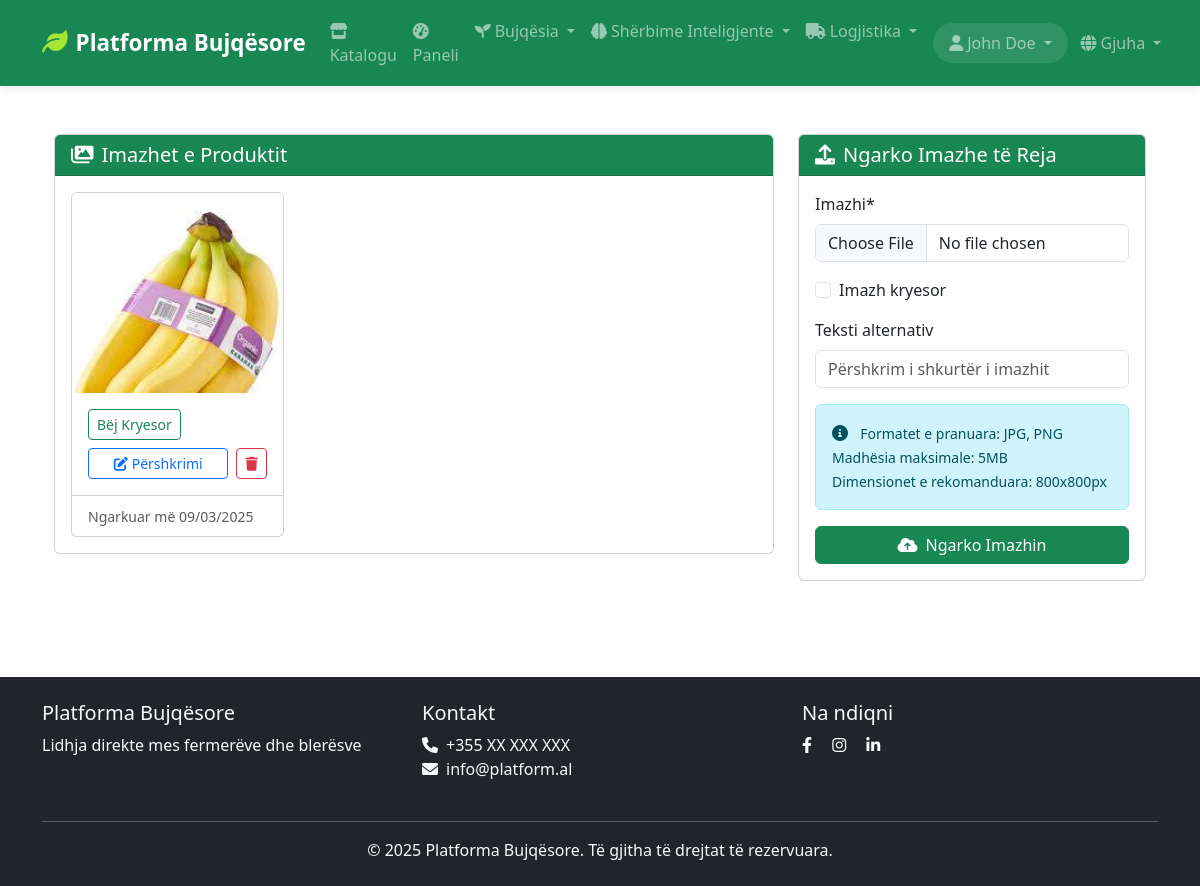
The app's page /sq/product/organic-bananas/imazhet/ (signed in) with its own data.
### product/models.py (models this page shows, shortened)
class ProductImage(models.Model):
    product = models.ForeignKey(
        Product,
        verbose_name=_('Produkti'),
        on_delete=models.CASCADE,
        related_name='images'
    )
    image = models.ImageField(_('Imazhi'), upload_to='products/')
    is_primary = models.BooleanField(_('Imazh kryesor'), default=False)
    alt_text = models.CharField(
        _('Teksti alternativ'),
        max_length=200,
        blank=True
    )
    alt_text_en = models.CharField(_('Alternative Text'), max_length=200, blank=True, null=True)
    alt_text_sq = models.CharField(_('Teksti alternativ'), max_length=200, blank=True, null=True)
    created_at = models.DateTimeField(_('Krijuar më'), auto_now_add=True)
    class Meta:
        verbose_name = _('Imazh i Produktit')
        verbose_name_plural = _('Imazhet e Produkteve')
        ordering = ['-is_primary', 'created_at']

### product/views.py (the view)
# urls.py: path('<slug:slug>/imazhet/', views.manage_product_images, name='manage_images'),
@login_required
def manage_product_images(request, slug):
    product = get_object_or_404(Product, slug=slug)
    if request.user.farmer_profile != product.farmer:
        messages.error(request, 'Nuk keni të drejtë të menaxhoni këtë produkt.')
        return redirect('product:detail', slug=slug)
    if request.method == 'POST':
        form = ProductImageForm(request.POST, request.FILES)
        if form.is_valid():
            image = form.save(commit=False)
            image.product = product
            image.save()
            messages.success(request, 'Imazhi u ngarkua me sukses!')
            return redirect('product:manage_images', slug=slug)
    else:
        form = ProductImageForm()
    return render(request, 'product/manage_images.html', {
        'product': product,
        'form': form
    })

### product/forms.py (shortened to what this page needs)
class ProductImageForm(forms.ModelForm):
    class Meta:
        model = ProductImage
        fields = ['image', 'is_primary', 'alt_text']
        widgets = {
            'alt_text': forms.TextInput(
                attrs={'placeholder': 'Përshkrim i shkurtër i imazhit'}
            )
        }
    def __init__(self, *args, **kwargs):
        super().__init__(*args, **kwargs)
        self.fields['image'].widget.attrs.update({'class': 'form-control'})
        self.fields['alt_text'].widget.attrs.update({'class': 'form-control'})

### core/context_processors.py (called while the page is built)
def site_context(request):
    context = {
        'site_name': 'Platforma Bujqësore',
        'site_description': 'Platforma moderne për fermerët dhe blerësit',
        'current_site': Site.objects.get_current() if hasattr(Site, 'objects') else None,
    }
    if hasattr(request, 'user') and request.user.is_authenticated:
        try:
            from marketplace.models import Cart
            cart = Cart.objects.filter(user=request.user).first()
            context['cart_item_count'] = cart.item_count if cart else 0
        except:
            context['cart_item_count'] = 0
    else:
        context['cart_item_count'] = 0
    return context

### marketplace/models.py (called while the page is built)
    @property
    def item_count(self):
        return self.items.count()

### templates/product/manage_images.html (shortened to what this page needs)
{% extends 'base.html' %}
{% load static %}
{% load crispy_forms_tags %}
{% block content %}
<div class="container py-4">
    <div class="row">
        <div class="col-lg-8">
            <div class="card mb-4">
                <div class="card-header bg-success text-white">
                    <h5 class="mb-0">
                        <i class="fas fa-images me-2"></i>Imazhet e Produktit
                    </h5>
                </div>
                <div class="card-body">
                    {% if product.images.exists %}
                        <div class="row g-4">
                            {% for image in product.images.all %}
                                <div class="col-md-4">
                                    <div class="card h-100">
                                        <img src="{{ image.image.url }}"
                                             class="card-img-top"
                                             alt="{{ image.alt_text }}"
                                             style="height: 200px; object-fit: cover;">
                                        <div class="card-body">
                                            <div class="d-flex justify-content-between align-items-start mb-2">
                                                {% if image.is_primary %}
                                                    <span class="badge bg-success">
                                                        <i class="fas fa-check-circle me-1"></i>Imazh Kryesor
                                                    </span>
                                                {% else %}
                                                    <button class="btn btn-sm btn-outline-success make-primary"
                                                            data-image-id="{{ image.id }}"
                                                            data-product-id="{{ product.id }}">
                                                        Bëj Kryesor
                                                    </button>
                                                {% endif %}
                                            </div>
                                            <div class="d-flex gap-2">
                                                <button class="btn btn-sm btn-outline-primary edit-alt-text flex-grow-1"
                                                        data-image-id="{{ image.id }}"
                                                        data-alt-text="{{ image.alt_text|default:'' }}">
                                                    <i class="fas fa-edit me-1"></i>Përshkrimi
                                                </button>
                                                <a href="{% url 'product:delete_image' image.id %}"
                                                   class="btn btn-sm btn-outline-danger"
                                                   onclick="return confirm('A jeni i sigurt që dëshironi të fshini këtë imazh?')">
                                                    <i class="fas fa-trash"></i>
                                                </a>
                                            </div>
                                        </div>
                                        <div class="card-footer bg-transparent">
                                            <small class="text-muted">
                                                Ngarkuar më {{ image.created_at|date:"d/m/Y" }}
                                            </small>
                                        </div>
                                    </div>
                                </div>
                            {% endfor %}
                        </div>
                    {% else %}
                        <div class="text-center py-4">
                            <i class="fas fa-images fa-3x text-muted mb-3"></i>
                            <p class="text-muted mb-0">Nuk ka imazhe për këtë produkt.</p>
                        </div>
                    {% endif %}
                </div>
            </div>
        </div>
        <div class="col-lg-4">
            <div class="card sticky-top" style="top: 1rem;">
                <div class="card-header bg-success text-white">
                    <h5 class="mb-0">
                        <i class="fas fa-upload me-2"></i>Ngarko Imazhe të Reja
                    </h5>
                </div>
                <div class="card-body">
                    <form method="post" enctype="multipart/form-data" class="upload-form">
                        {{ form|crispy }}
                        <div class="alert alert-info" role="alert">
                            <i class="fas fa-info-circle me-2"></i>
                            <small>
                                Formatet e pranuara: JPG, PNG<br>
                                Madhësia maksimale: 5MB<br>
                                Dimensionet e rekomanduara: 800x800px
                            </small>
                        </div>
                        <div class="d-grid">
                            <button type="submit" class="btn btn-success">
                                <i class="fas fa-cloud-upload-alt me-2"></i>Ngarko Imazhin
                            </button>
                        </div>
                    </form>
                </div>
            </div>
        </div>
    </div>
</div>
{% endblock %}

### templates/base.html (shortened to what this page needs)
<!DOCTYPE html>
<html lang="sq">
<head>
    {% load i18n %}
    <link href="https://cdn.jsdelivr.net/npm/bootstrap@5.3.0/dist/css/bootstrap.min.css" rel="stylesheet">
    <link href="https://cdnjs.cloudflare.com/ajax/libs/font-awesome/6.0.0/css/all.min.css" rel="stylesheet">
    {% load static %}
    <link href="{% static 'css/style.css' %}" rel="stylesheet">
</head>
<body>
    <nav class="navbar navbar-expand-lg navbar-dark bg-success">
        <div class="container">
            <a class="navbar-brand" href="{% url 'home' %}">
                <i class="fas fa-leaf me-2"></i>{% trans "Platforma Bujqësore" %}
            </a>
            <div class="collapse navbar-collapse" id="navbarNav">
                <ul class="navbar-nav me-auto">
                    <li class="nav-item">
                        <a class="nav-link" href="{% url 'product:list' %}">
                            <i class="fas fa-store me-1"></i>{% trans "Katalogu" %}
                        </a>
                    </li>
                    {% if user.is_authenticated %}
                        {% if user.farmer_profile %}
                            <li class="nav-item">
                                <a class="nav-link" href="{% url 'farmer:dashboard' %}">
                                    <i class="fas fa-tachometer-alt me-1"></i>{% trans "Paneli" %}
                                </a>
                            </li>
                            <li class="nav-item dropdown">
                                <a class="nav-link dropdown-toggle" href="#" id="farmerDropdown" role="button" data-bs-toggle="dropdown">
                                    <i class="fas fa-seedling me-1"></i>{% trans "Bujqësia" %}
                                </a>
                            </li>
                            <li class="nav-item dropdown">
                                <a class="nav-link dropdown-toggle" href="#" id="smartServicesDropdown" role="button" data-bs-toggle="dropdown">
                                    <i class="fas fa-brain me-1"></i>{% trans "Shërbime Inteligjente" %}
                                </a>
                            </li>
                        {% endif %}
                        <li class="nav-item dropdown">
                            <a class="nav-link dropdown-toggle" href="#" id="logisticsDropdown" role="button" data-bs-toggle="dropdown">
                                <i class="fas fa-truck me-1"></i>{% trans "Logjistika" %}
                            </a>
                        </li>
                    {% endif %}
                </ul>
                <ul class="navbar-nav">
                    {% if user.is_authenticated %}
                        <li class="nav-item dropdown">
                            <a class="nav-link dropdown-toggle" href="#" id="userDropdown" role="button" data-bs-toggle="dropdown">
                                <i class="fas fa-user me-1"></i>{{ user.get_full_name|default:user.username }}
                            </a>
                        </li>
                        <li class="nav-item dropdown">
                            <a class="nav-link dropdown-toggle" href="#" id="languageDropdown" role="button" data-bs-toggle="dropdown">
                                <i class="fas fa-globe me-1"></i>{% trans "Gjuha" %}
                            </a>
                        </li>
                    {% endif %}
                </ul>
            </div>
        </div>
    </nav>
    <main class="container py-4">
        {% block content %}
        {% endblock %}
    </main>
    <footer class="bg-dark text-light py-4 mt-5">
        <div class="container">
            <div class="row">
                <div class="col-md-4">
                    <h5>{% trans "Platforma Bujqësore" %}</h5>
                    <p>{% trans "Lidhja direkte mes fermerëve dhe blerësve" %}</p>
                </div>
                <div class="col-md-4">
                    <h5>{% trans "Kontakt" %}</h5>
                    <ul class="list-unstyled">
                        <li><i class="fas fa-phone me-2"></i>+355 XX XXX XXX</li>
                        <li><i class="fas fa-envelope me-2"></i>info@platform.al</li>
                    </ul>
                </div>
                <div class="col-md-4">
                    <h5>{% trans "Na ndiqni" %}</h5>
                    <div class="social-links">
                        <a href="#" class="text-light me-3"><i class="fab fa-facebook-f"></i></a>
                        <a href="#" class="text-light me-3"><i class="fab fa-instagram"></i></a>
                        <a href="#" class="text-light"><i class="fab fa-linkedin-in"></i></a>
                    </div>
                </div>
            </div>
            <hr class="mt-4">
            <div class="text-center">
                <p class="mb-0">&copy; {% now "Y" %} {% trans "Platforma Bujqësore" %}. {% trans "Të gjitha të drejtat të rezervuara." %}</p>
            </div>
        </div>
    </footer>
</body>
</html>

### static/css/style.css (style rules this page uses)
:root { --primary-color: #198754; --secondary-color: #6c757d; --light-bg: #f8f9fa; }
body { min-height: 100vh; display: flex; flex-direction: column; }
main { flex: 1; }
.navbar-brand i { color: #a3e635; }
footer { background-color: #343a40; }
.social-links a { transition: color 0.2s; }
.navbar { box-shadow: 0 2px 10px rgba(0,0,0,0.1); transition: all 0.3s ease; }
.navbar-brand { font-weight: 600; font-size: 1.4rem; }
.navbar-brand i { color: #a3e635; font-size: 1.6rem; }
.navbar-nav .nav-link { position: relative; transition: all 0.3s ease; font-weight: 500; padding: 0.7rem 1rem; }
.navbar-nav .nav-link i { transition: all 0.3s ease; }
#userDropdown { background: rgba(255,255,255,0.1); border-radius: 25px; padding: 0.5rem 1rem; margin-left: 0.5rem; }
#languageDropdown { border-radius: 20px; padding: 0.5rem 0.8rem; }
html { scroll-behavior: smooth; }

### records on screen
ProductImage: image (picture), created_at "09/03/2025"

### other values on screen
{{ user.get_full_name|default:user.username }} "John Doe"
